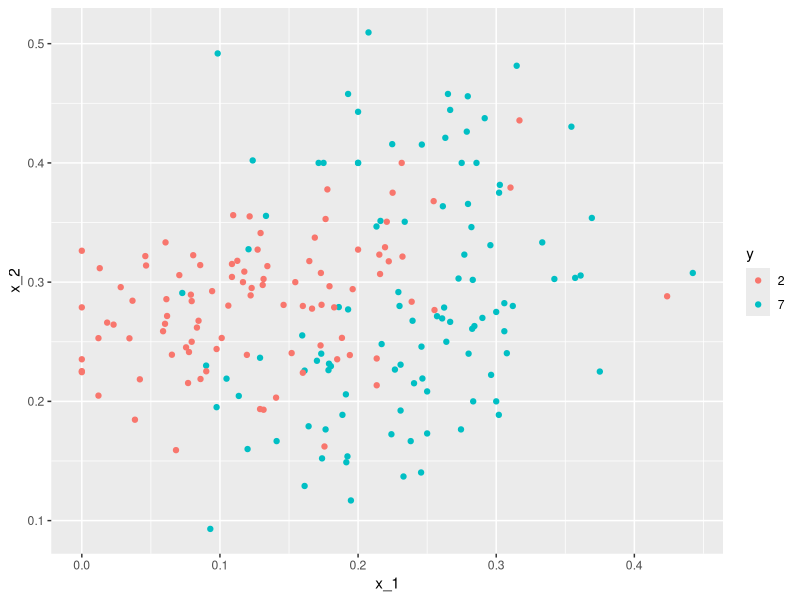
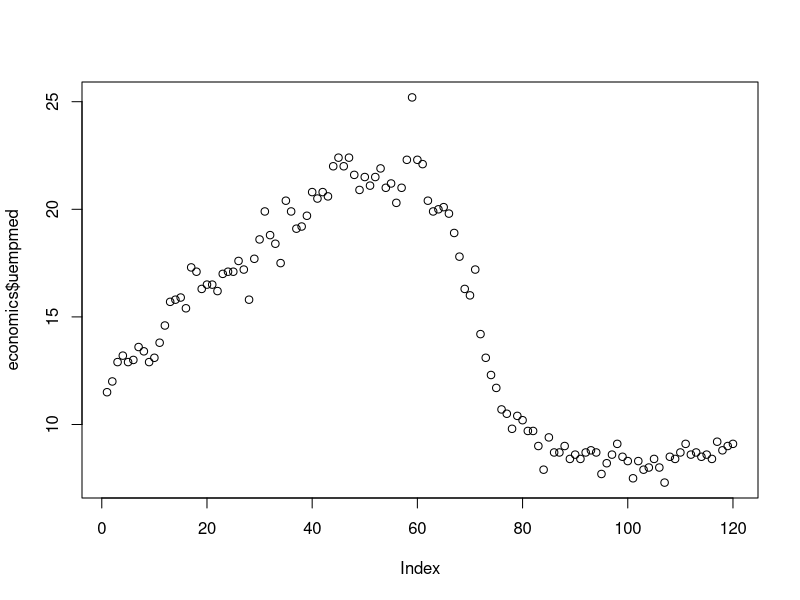
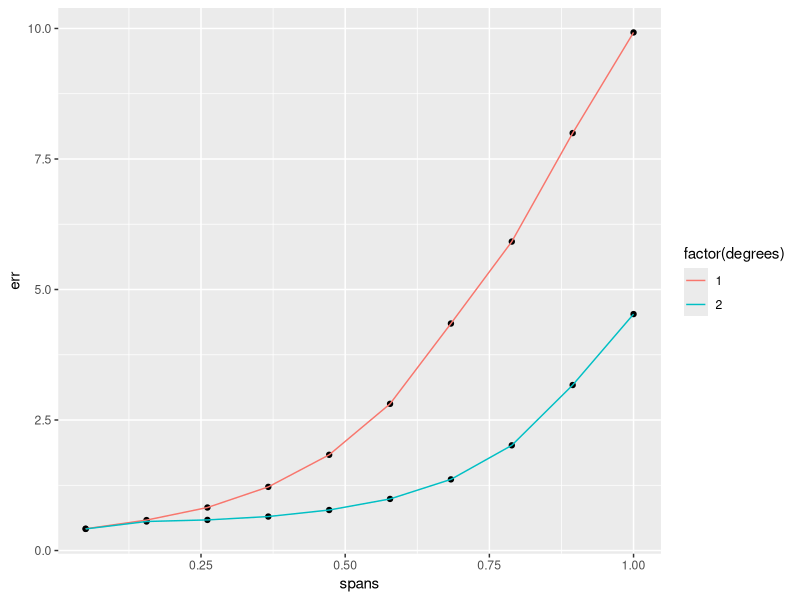
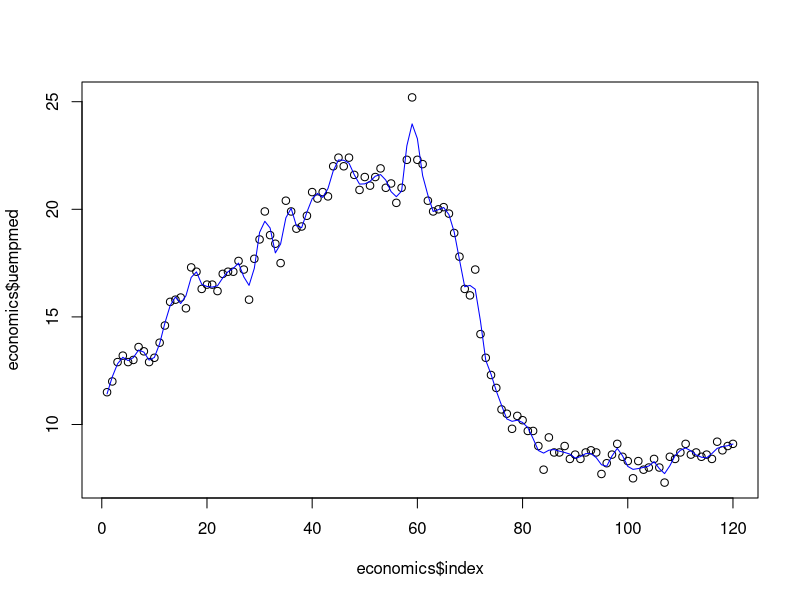
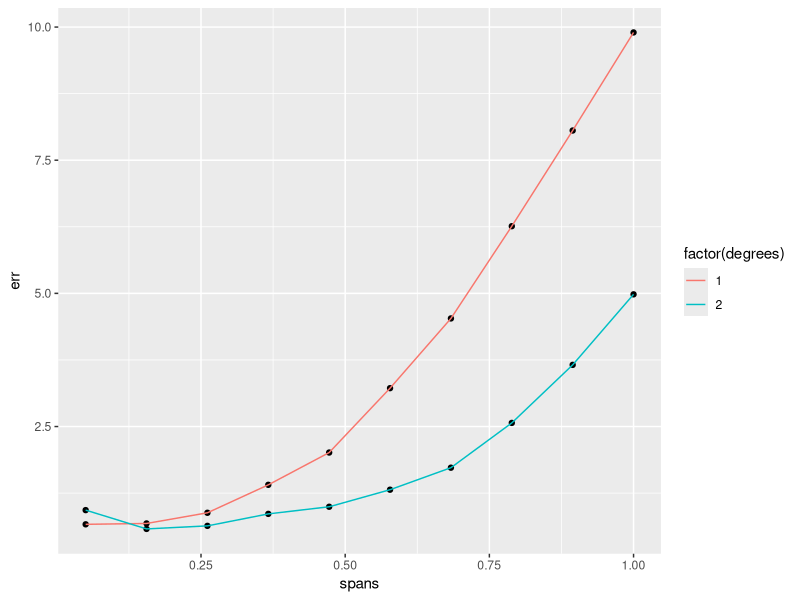
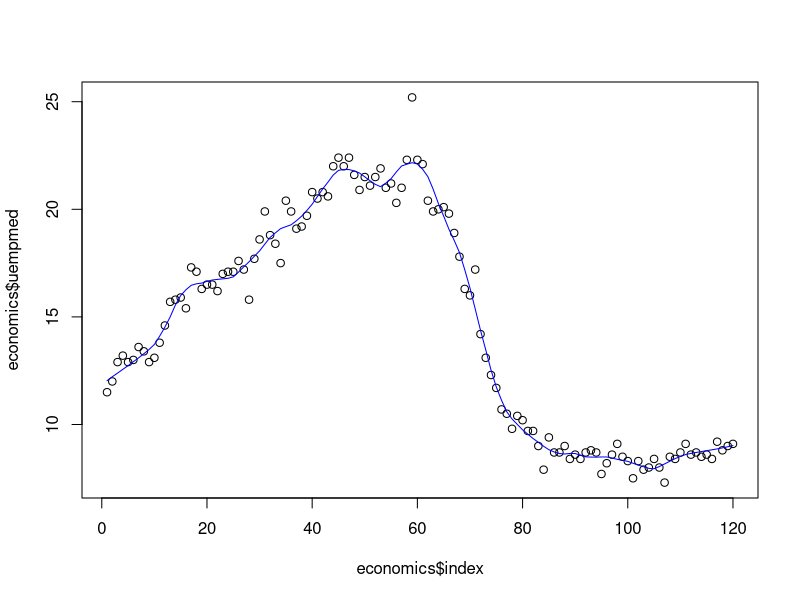
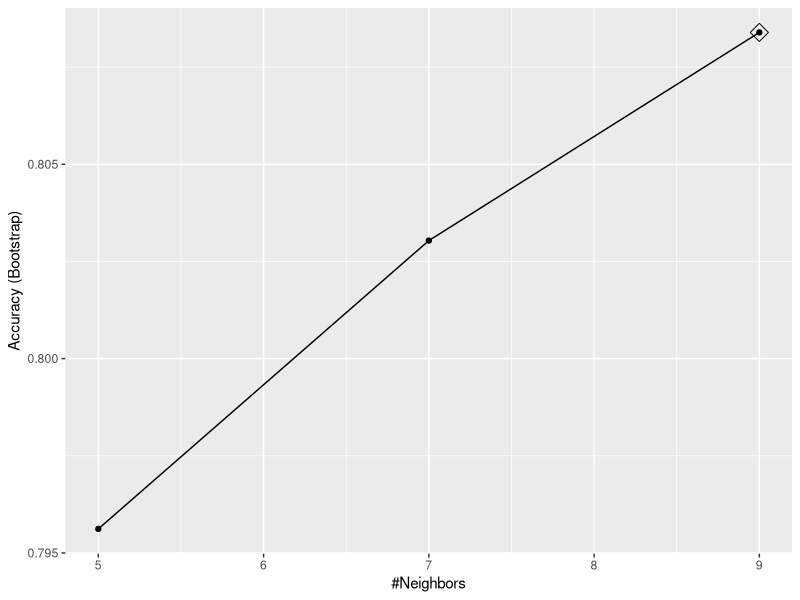
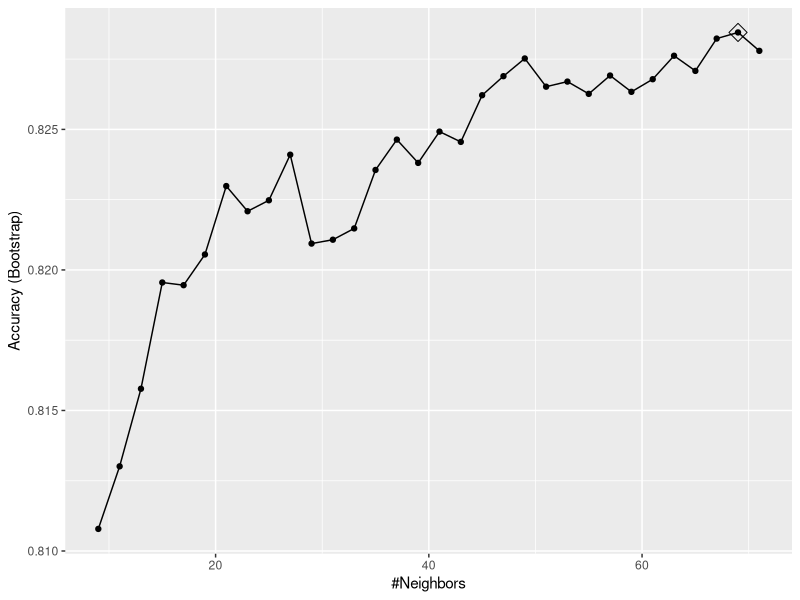

These charts were generated, in order, by the following R code:
## ---- chunk 1
knitr::opts_chunk$set(echo = TRUE)
knitr::opts_chunk$set(warning = FALSE, message = FALSE) # just to clean the pdf files, not recommended in practice!
## ---- chunk 2
library(tidyverse)  # data manipulation and visualization
library(caret)      # statistical learning techniques
library(ggplot2)    # plots
library(dslabs)     # digit recognition data
## ---- chunk 3
data("mnist_27")
mnist_27$test %>% ggplot(aes(x_1, x_2, color = y)) +  geom_point()
## ---- chunk 4
data(economics)
economics <- economics[dim(economics)[1]:(dim(economics)[1]-119),]
economics$index <- 1:120
plot(economics$uempmed)
## ---- chunk 5

set.seed(2022)

degree_list <- list()
span_values <- seq(0.05,1,length=10)
for(deg in 1:2){ #polynomial degree
  err <- list()
  for(k in 1:length(span_values)){ #smoothness
    score <- list()
    for(i in 1:(nrow(economics))){
      training = economics[-i,]
      model = loess(uempmed ~ index, data = training, span = span_values[k], degree=deg) 
      validation = economics[i,]
      pred = predict(model, validation)
      # error of ith fold
      score[[i]] = (validation$uempmed - pred)^2
    }
  # returns a vector with the average error for a given degree & span
  err[[k]] <- mean(unlist(score),na.rm=TRUE) 
  }
  degree_list[[deg]] <- err
}

# prepare dataframe for ggplot
spans <- rep(span_values,2)
degrees <- rep(c(1,2), each = length(span_values))
err <- unlist(degree_list)
df_toplot <- as.data.frame(cbind(spans,degrees,err))

# plot
p <- ggplot(df_toplot, aes(x=spans, y=err, group=factor(degrees))) + 
  geom_point() + geom_line(aes(col=factor(degrees)))
p
## ---- chunk 6
best <- df_toplot[which(df_toplot$err==min(df_toplot$err)),]
best
## ---- chunk 7
res <- loess(uempmed ~ index, data = economics, span =best$spans, degree=best$degrees) 
plot(economics$index, economics$uempmed)
lines(predict(res), col='blue')
## ---- chunk 8
flds <- caret::createFolds(1:nrow(economics), 
                           k = 3, list = TRUE, 
                           returnTrain = FALSE)
flds
class(flds)
# yopu can use [[k]] or [k] to access the k-th element
flds[1]     # you need to "unlist" afterwards (see below)
flds[[1]]   # you do not

## ---- chunk 9
degree_list <- list()
for(deg in 1:2){ #polynomial degree
  err <- list()
  for(k in 1:length(span_values)){ #smoothness
    score <- list()
    for(i in 1:length(flds)){
      validation <- economics[unlist(flds[i]),]
      training <- economics[unlist(flds[-i]),]
      model = loess(uempmed ~ index, data = training, span = span_values[k], degree=deg) 
      pred = predict(model, validation)
      score[[i]] <- mean((pred - validation$uempmed)^2, na.rm=TRUE)
    }
    err[[k]] <- mean(unlist(score))
  }
  degree_list[[deg]] <- unlist(err)
}


spans <- rep(span_values,2)
degrees <- rep(c(1,2), each = length(span_values))
err <- unlist(degree_list)
df_toplot <- as.data.frame(cbind(spans,degrees,err))


p <- ggplot(df_toplot, aes(x=spans, y=err, group=factor(degrees))) + 
  geom_point() + geom_line(aes(col=factor(degrees)))
p
## ---- chunk 10
df_toplot[which(df_toplot$err==min(df_toplot$err)),]
## ---- chunk 11
best <- df_toplot[which(df_toplot$err==min(df_toplot$err)),]
res <- loess(uempmed ~ index, data = economics, span =best$spans, degree=best$degrees) 
plot(economics$index, economics$uempmed)
lines(predict(res), col='blue')
## ---- chunk 12
train_knn <- train(y ~ ., method = "knn", data = mnist_27$train)
y_hat_knn <- predict(train_knn, mnist_27$test, type = "raw")
confusionMatrix(y_hat_knn, mnist_27$test$y)
## ---- chunk 13
ggplot(train_knn, highlight = TRUE)
## ---- chunk 14
set.seed(2022)
train_knn <- train(y ~ ., method = "knn", 
                   data = mnist_27$train,
                   tuneGrid = data.frame(k = seq(9, 71, 2)))
ggplot(train_knn, highlight = TRUE)
## ---- chunk 15
train_knn$bestTune
train_knn$finalModel
## ---- chunk 16
confusionMatrix(predict(train_knn, mnist_27$test, type = "raw"),mnist_27$test$y)
